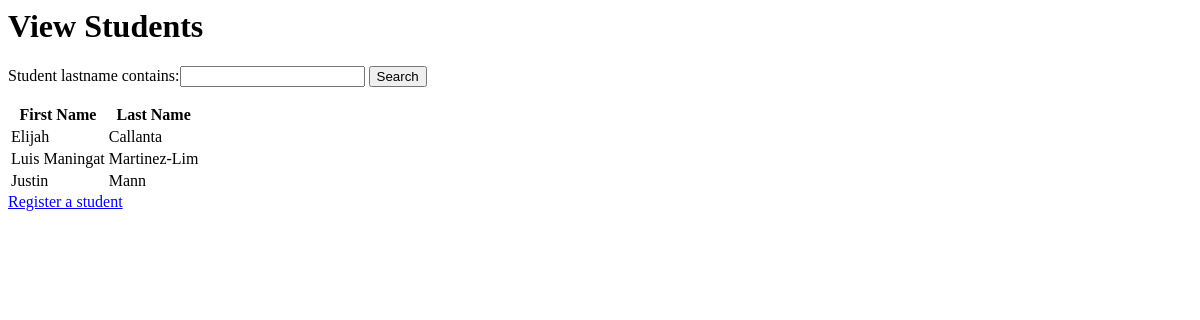
The app's page /studentList, older data.
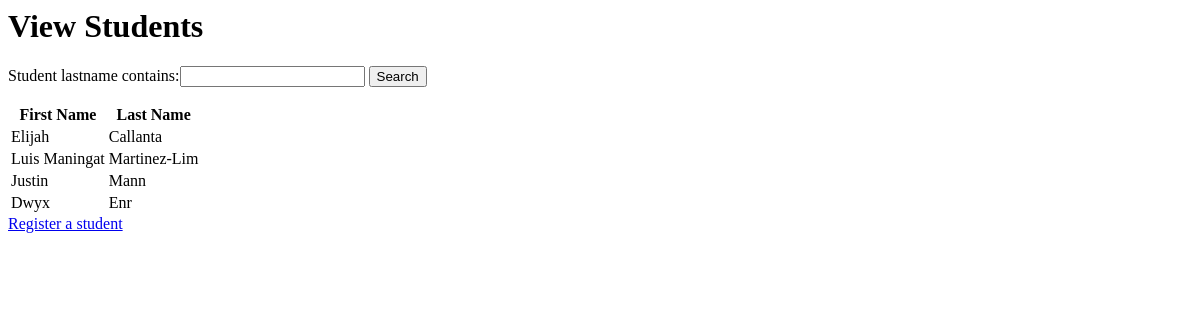
The same page, newer data.
### sis_app/models.py (models this page shows)
class Account(models.Model):
    username = models.CharField(max_length=128)
    password = models.CharField(max_length=128)#passwords should be stored hashed
    class Meta:
        abstract=True # Don't use this line if you want Contact to have its own table

class Student(Account):
    student_firstname = models.CharField(max_length=128)#
    student_lastname = models.CharField(max_length=128)#
    student_middlename = models.CharField(max_length=128, default="middlename")
    student_nickname = models.CharField(max_length=128, default="nickname")
    student_grade_level = models.CharField(max_length=128, blank=True)#
    status =[
    ('Not Enrolled','Not Enrolled'),
    ('Enrolled', 'Enrolled'),
    ]#
    enrollment_status = models.CharField(max_length=20, choices=status,default='Not Enrolled')#
    student_schoolyear_start=models.IntegerField(('year'), validators=[MinValueValidator(2000), max_value_current_year])#
    student_telno = models.CharField(max_length=128, default="None")
    student_address = models.CharField(max_length=300, null = False, default="cityx")
    student_religion = models.CharField(max_length=128, null = True, default="None")
    student_nationality = models.CharField(max_length=128, default="No nationality")
    student_hobbies = models.TextField(default = "None")
    student_likes = models.TextField(default = "None")
    student_dislikes = models.TextField(default = "None")

### sis_app/views.py (the view)
# urls.py: path('studentList',views.StudentList, name="student_list"),
def StudentList(request):
    students = Student.objects.all()
    myFilter = StudentFilter(request.GET, queryset=students)
    students = myFilter.qs
    context = {'studentList' : students, 'myFilter': myFilter}
    return render(request,"sis_app/Student_List.html", context)

### sis_app/templates/sis_app/Student_List.html (shortened to what this page needs)
{% load static %}
{%block content %}
<h1 class="pageHeading">View Students</h1>
<div class="form-container">
    <form method="get" style=>
        {{myFilter.form}}
        <button class="buttonDesignPositive" type="submit">Search</button>
    </form>
</div>
<div class="table-container">
    <table class = "table table-borderless">
        <thead class= "border-bottom font-weight-bold">
            <tr>
                <th>First Name</th>
                <th>Last Name</th>
                <th></th>
                <th></th>
            </tr>
        </thead>
        <tbody>
            {% for student in studentList %}
            <tr>
                <td data-heading="First Name">{{student.student_firstname}}</td>
                <td data-heading="Last Name">{{student.student_lastname}}</td>
            </tr>
            {% endfor %}
        </tbody>
    </table>
</div>
<a class="buttonDesignNegative" href="{% url 'sis_app:student_form' %}">Register a student</a>
{% endblock content %}

Row changes from the older to the newer data that the page shows:
added Student: student_firstname "Dwyx", student_lastname "Enr"
